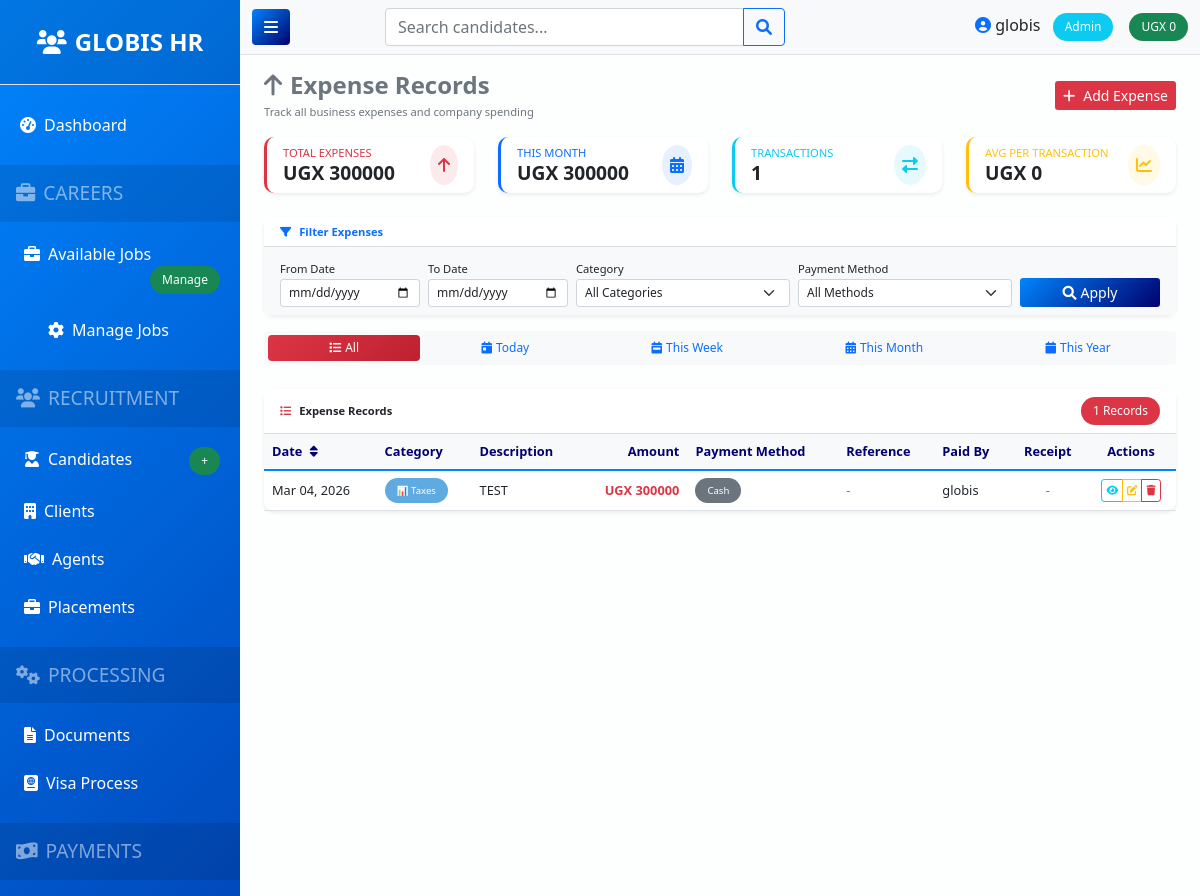
Before: /finance/expenses/ (signed in, upper part) with the older database file.
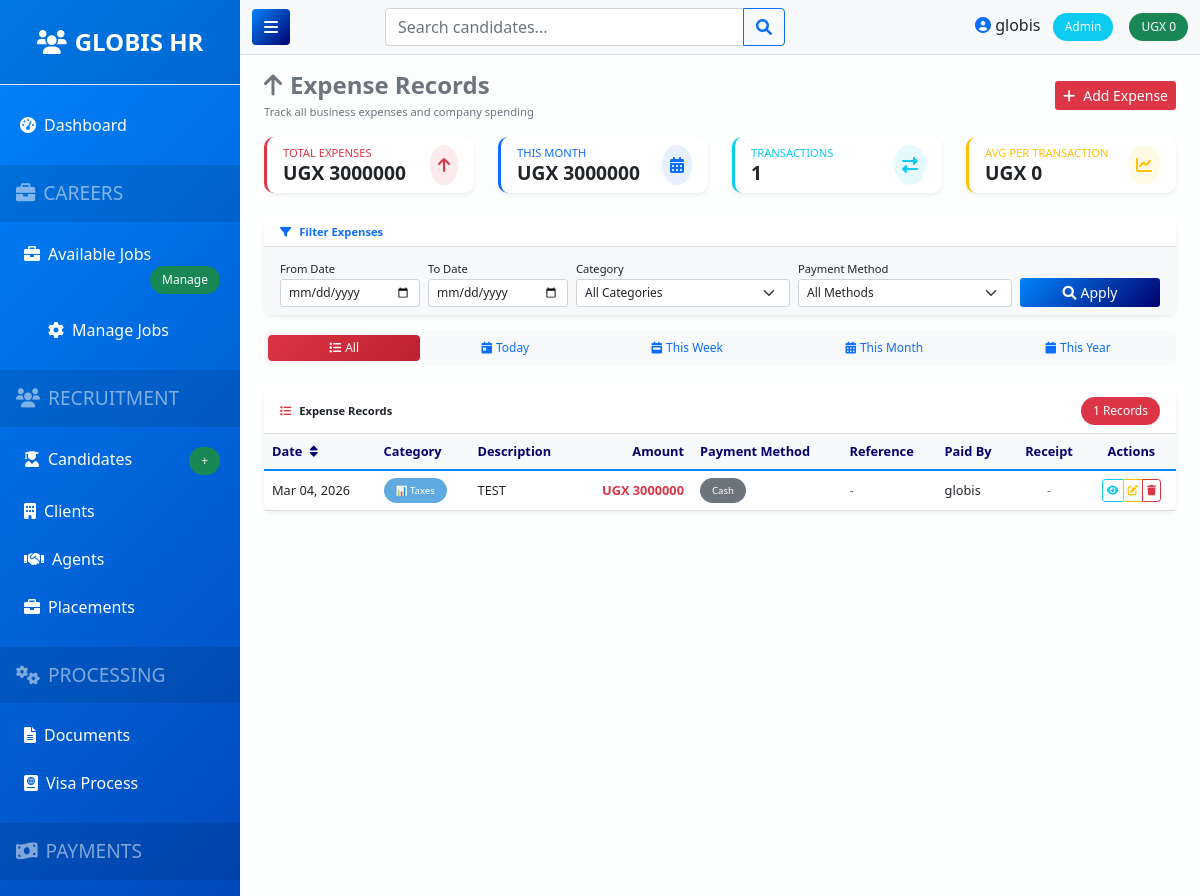
After: the same page with the newer database file.
### apps/finance/models.py (models this page shows, shortened)
class Expense(models.Model):
    EXPENSE_CATEGORIES = [
        ('salary', '💼 Salary'),
        ('office_rent', '🏢 Office Rent'),
        ('utilities', '💡 Utilities'),
        ('travel', '✈️ Travel'),
        ('marketing', '📢 Marketing'),
        ('office_supplies', '📎 Office Supplies'),
        ('equipment', '🖥️ Equipment'),
        ('professional_fees', '⚖️ Professional Fees'),
        ('taxes', '📊 Taxes'),
        ('loan_repayment', '💳 Loan Repayment'),
        ('capital_withdrawal', '🏧 Owner Withdrawal'),
        ('other', '📦 Other'),
    ]
    PAYMENT_METHODS = [
        ('cash', 'Cash'),
        ('bank_transfer', 'Bank Transfer'),
        ('cheque', 'Cheque'),
        ('mobile_money', 'Mobile Money'),
        ('credit_card', 'Credit Card'),
        ('other', 'Other'),
    ]
    category = models.CharField(max_length=20, choices=EXPENSE_CATEGORIES)
    amount = models.DecimalField(max_digits=10, decimal_places=2)
    date = models.DateField()
    payment_method = models.CharField(max_length=20, choices=PAYMENT_METHODS, default='cash')
    description = models.TextField()
    reference = models.CharField(max_length=100, blank=True, help_text="Invoice/Receipt number")
    paid_by = models.ForeignKey(User, on_delete=models.SET_NULL, null=True)
    receipt = models.FileField(upload_to='expense_receipts/', blank=True, null=True)
    created_at = models.DateTimeField(auto_now_add=True)
    updated_at = models.DateTimeField(auto_now=True)
    class Meta:
        ordering = ['-date']
        verbose_name = "Expense"
        verbose_name_plural = "Expenses"

### apps/finance/views.py (the view)
# urls.py: path('expenses/', views.expense_list, name='expense_list'),
@login_required
@permission_required('view_expenses')
def expense_list(request):
    expenses = Expense.objects.select_related('paid_by').all().order_by('-date')
    total = expenses.aggregate(total=Sum('amount'))['total'] or 0
    date_from = request.GET.get('date_from')
    date_to = request.GET.get('date_to')
    if date_from:
        expenses = expenses.filter(date__gte=date_from)
    if date_to:
        expenses = expenses.filter(date__lte=date_to)
    category_filter = request.GET.get('category')
    if category_filter:
        expenses = expenses.filter(category=category_filter)
    payment_method = request.GET.get('payment_method')
    if payment_method:
        expenses = expenses.filter(payment_method=payment_method)
    today = timezone.now().date()
    first_day_of_month = today.replace(day=1)
    month_total = expenses.filter(date__gte=first_day_of_month).aggregate(total=Sum('amount'))['total'] or 0
    categories = Expense.objects.values_list('category', flat=True).distinct().order_by('category')
    log_activity(
        user=request.user,
        action='VIEW',
        model_type='Expense',
        details="Viewed expense list",
        request=request
    )
    context = {
        'expenses': expenses,
        'total': total,
        'month_total': month_total,
        'categories': categories,
        'date_from': date_from,
        'date_to': date_to,
        'category_filter': category_filter,
        'payment_method': payment_method,
        'payment_methods': Expense.PAYMENT_METHODS,
    }
    return render(request, 'finance/expense_list.html', context)

### apps/accounts/models.py (called while the page is built, shortened)
def log_activity(user, action, model_type, object_id=None, object_repr='', details='', request=None):
    log = ActivityLog(
        user=user,
        username=user.username if user else 'System',
        action=action,
        model_type=model_type,
        object_id=object_id,
        object_repr=object_repr,
        details=details
    )
    if request:
        log.ip_address = get_client_ip(request)
        log.user_agent = request.META.get('HTTP_USER_AGENT', '')
    log.save()
    return log

def get_client_ip(request):
    x_forwarded_for = request.META.get('HTTP_X_FORWARDED_FOR')
    if x_forwarded_for:
        ip = x_forwarded_for.split(',')[0]
    else:
        ip = request.META.get('REMOTE_ADDR')
    return ip

    def has_permission(self, permission):
        if self.role == 'admin':
            return True

    def save(self, *args, **kwargs):
        if self.user and not self.username:
            self.username = self.user.username
        super().save(*args, **kwargs)

### templates/finance/expense_list.html (shortened to what the changed rows need)
{% extends 'base.html' %}
{% block content %}
<div class="row mt-3">
    <div class="col-md-3 mb-3">
        <div class="card border-start border-danger border-4 shadow-sm h-100">
            <div class="card-body py-2">
                <div class="d-flex align-items-center">
                    <div class="flex-grow-1">
                        <div class="small text-danger text-uppercase mb-0">Total Expenses</div>
                        <div class="h4 fw-bold mb-0">UGX {{ total|floatformat:0 }}</div>
                    </div>
                </div>
            </div>
        </div>
    </div>
    <div class="col-md-3 mb-3">
        <div class="card border-start border-primary border-4 shadow-sm h-100">
            <div class="card-body py-2">
                <div class="d-flex align-items-center">
                    <div class="flex-grow-1">
                        <div class="small text-primary text-uppercase mb-0">This Month</div>
                        <div class="h4 fw-bold mb-0">UGX {{ month_total|default:"0"|floatformat:0 }}</div>
                    </div>
                </div>
            </div>
        </div>
    </div>
</div>
<div class="row mt-3">
    <div class="col-12">
        <div class="card shadow-sm">
            <div class="card-body p-0">
                <div class="table-responsive">
                    <table class="table table-hover align-middle mb-0 small" id="expenseTable">
                        <thead class="bg-light">
                            <tr>
                                <th class="px-2 py-2" onclick="sortTable(0)">Date <i class="fas fa-sort ms-1"></i></th>
                                <th class="px-2 py-2">Category</th>
                                <th class="px-2 py-2">Description</th>
                                <th class="px-2 py-2 text-end">Amount</th>
                                <th class="px-2 py-2">Payment Method</th>
                                <th class="px-2 py-2">Reference</th>
                                <th class="px-2 py-2">Paid By</th>
                                <th class="px-2 py-2 text-center">Receipt</th>
                                <th class="px-2 py-2 text-center">Actions</th>
                            </tr>
                        </thead>
                        <tbody>
                            {% for expense in expenses %}
                            <tr>
                                <td class="px-2">{{ expense.date|date:"M d, Y" }}</td>
                                <td class="px-2">
                                    <span class="badge" style="background: {% if expense.category == 'salary' %}#28a745{% elif expense.category == 'office_rent' %}#dc3545{% elif expense.category == 'utilities' %}#ffc107{% elif expense.category == 'travel' %}#17a2b8{% else %}#5EAAE1{% endif %};">
                                        {{ expense.get_category_display }}
                                    </span>
                                </td>
                                <td class="px-2">{{ expense.description|truncatechars:30 }}</td>
                                <td class="px-2 text-end fw-bold text-danger">UGX {{ expense.amount|floatformat:0 }}</td>
                                <td class="px-2">
                                    {% if expense.payment_method %}
                                        <span class="badge bg-secondary">{{ expense.get_payment_method_display|truncatechars:8 }}</span>
                                    {% else %}
                                        <span class="text-muted">-</span>
                                    {% endif %}
                                </td>
                                <td class="px-2">
                                    {% if expense.reference %}
                                        <span class="badge bg-info">{{ expense.reference|truncatechars:8 }}</span>
                                    {% else %}
                                        <span class="text-muted">-</span>
                                    {% endif %}
                                </td>
                                <td class="px-2">{{ expense.paid_by.username }}</td>
                                <td class="px-2 text-center">
                                    {% if expense.receipt %}
                                        <a href="{{ expense.receipt.url }}" target="_blank" class="text-success" title="View Receipt">
                                            <i class="fas fa-file-pdf"></i>
                                        </a>
                                    {% else %}
                                        <span class="text-muted">-</span>
                                    {% endif %}
                                </td>
                                <td class="px-2 text-center">
                                    <div class="btn-group btn-group-sm" role="group">
                                        <a href="{% url 'expense_detail' expense.id %}" class="btn btn-outline-info" title="View Details">
                                            <i class="fas fa-eye"></i>
                                        </a>
                                        <a href="{% url 'expense_edit' expense.id %}" class="btn btn-outline-warning" title="Edit">
                                            <i class="fas fa-edit"></i>
                                        </a>
                                        <button type="button" class="btn btn-outline-danger" title="Delete"
                                                onclick="showDeleteModal({{ expense.id }}, '{{ expense.get_category_display|escapejs }}', {{ expense.amount }})">
                                            <i class="fas fa-trash"></i>
                                        </button>
                                    </div>
                                </td>
                            </tr>
                            {% endfor %}
                        </tbody>
                    </table>
                </div>
            </div>
        </div>
    </div>
</div>
{% endblock %}

Changed rows visible on the page:
changed Expense "TEST": amount "300000" → "3000000"
Other visible differences:
{{ total|floatformat:0 }}: "300000" → "3000000"
{{ month_total|default:"0"|floatformat:0 }}: "300000" → "3000000"
